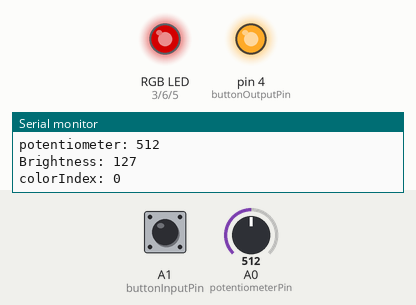
A program run on a simulated Arduino Uno, built with avr-gcc and run on an emulated ATmega328P. On the bench: an RGB LED mixed from three pins (HIGH = lit), output pins drawn as LEDs (lit = HIGH), the last lines printed to the serial monitor. Dashed ring = blinking. The test bench sets the inputs (shaded band); at power-on: A0 (potentiometerPin) = 512, A1 (buttonInputPin) LOW. Dim RGB values are drawn brighter than linear.

Above: at 1.2 s.
1.3 s: A0 (potentiometerPin) set to 0
At 1.8 s:
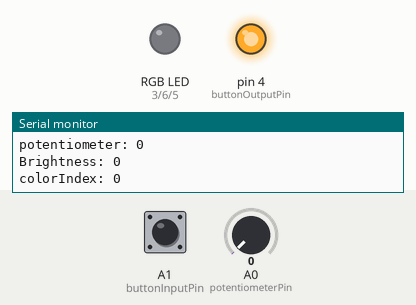
2.8 s: A0 (potentiometerPin) set to 122
At 3.3 s:
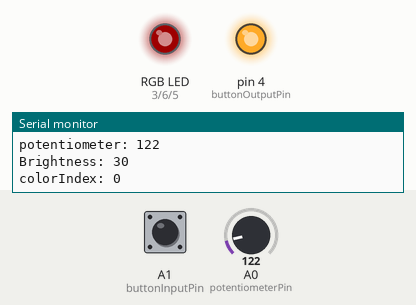
4.3 s: A1 (buttonInputPin) pulled HIGH for 1 s
At 4.48 s:
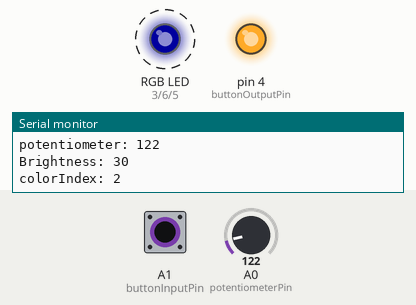
7.3 s: A0 (potentiometerPin) set to 306
At 8.2 s:
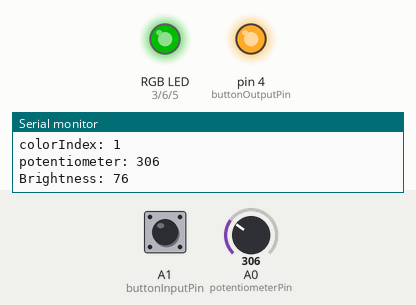
8.8 s: A1 (buttonInputPin) pulled HIGH for 0.15 s
At 9.8 s:
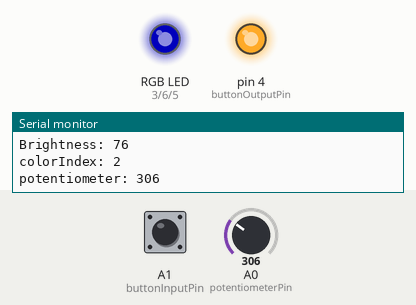
10.4 s: A0 (potentiometerPin) set to 1023
At 11.6 s:
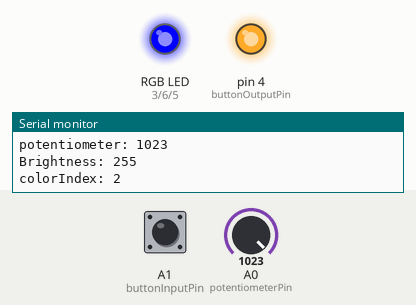
Timing chart, 0 to 12.9 s (numbered marks = the images above; inputs shaded):
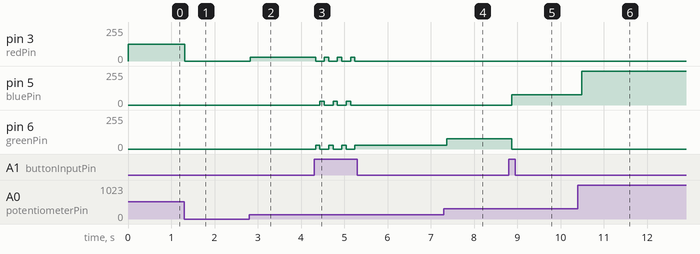

The program:

main.cpp
```cpp
#include <Arduino.h>

enum Color { RED, GREEN, BLUE };

int potentiometerPin = A0;
int buttonInputPin = A1;
int buttonOutputPin = 4;
int redPin = 3;
int greenPin = 6;
int bluePin = 5;
int colorIndex = 0;
Color colors[] { RED, GREEN, BLUE };
int colorsLength = sizeof(colors)/sizeof(colors[0]);
int brightness = 255;

void setup() {
  pinMode(potentiometerPin, INPUT);
  pinMode(buttonInputPin, INPUT);

  pinMode(buttonOutputPin, OUTPUT);
  digitalWrite(buttonOutputPin, HIGH);

  pinMode(redPin, OUTPUT);
  pinMode(greenPin, OUTPUT);
  pinMode(bluePin, OUTPUT);

  Serial.begin(9600);
}

int inputToOutput(int input) {
  return (int) ((input / 1023.0) * 255.0);
}

void loop() {
  int potentiometerInput = analogRead(potentiometerPin);
  Serial.print("potentiometer: ");
  Serial.println(potentiometerInput);
  brightness = inputToOutput(potentiometerInput);
  Serial.print("Brightness: ");
  Serial.println(brightness);

  int buttonRead = digitalRead(buttonInputPin);
  if (buttonRead){
    if(colorIndex >= (colorsLength - 1)){
      colorIndex = 0;
    } else {
      colorIndex++;
    }
  }
  Serial.print("colorIndex: ");
  Serial.println(colorIndex);

  switch (colors[colorIndex]) {
    case RED:
      analogWrite(redPin, brightness);
      analogWrite(greenPin, 0);
      analogWrite(bluePin, 0);
      break;
    case GREEN:
      analogWrite(redPin, 0);
      analogWrite(greenPin, brightness);
      analogWrite(bluePin, 0);
      break;
    case BLUE:
      analogWrite(redPin, 0);
      analogWrite(greenPin, 0);
      analogWrite(bluePin, brightness);
      break;
  }

  delay(100);
}
```

Measured:
- after the input at 1.3 s, pin 3 (redPin): 127/255 → 0/255 at once
- after the input at 2.8 s, pin 3 (redPin): 0/255 → 30/255 at once
- after the input at 4.3 s, pin 3 (redPin): alternates 30/255 for 0.10 s and 0/255 for 0.20 s, 7 changes in all, then stays 0/255, starting at once; pin 5 (bluePin): alternates 30/255 for 0.10 s and 0/255 for 0.20 s, 6 changes in all, then stays 0/255, starting after 0.14 s
- after the input at 7.3 s, pin 6 (greenPin): 30/255 → 76/255 after 0.06 s
- after the input at 8.8 s, pin 5 (bluePin): 0/255 → 76/255 after 0.08 s; pin 6 (greenPin): 76/255 → 0/255 after 0.08 s
- after the input at 10.4 s, pin 5 (bluePin): 76/255 → 255/255 after 0.09 s
